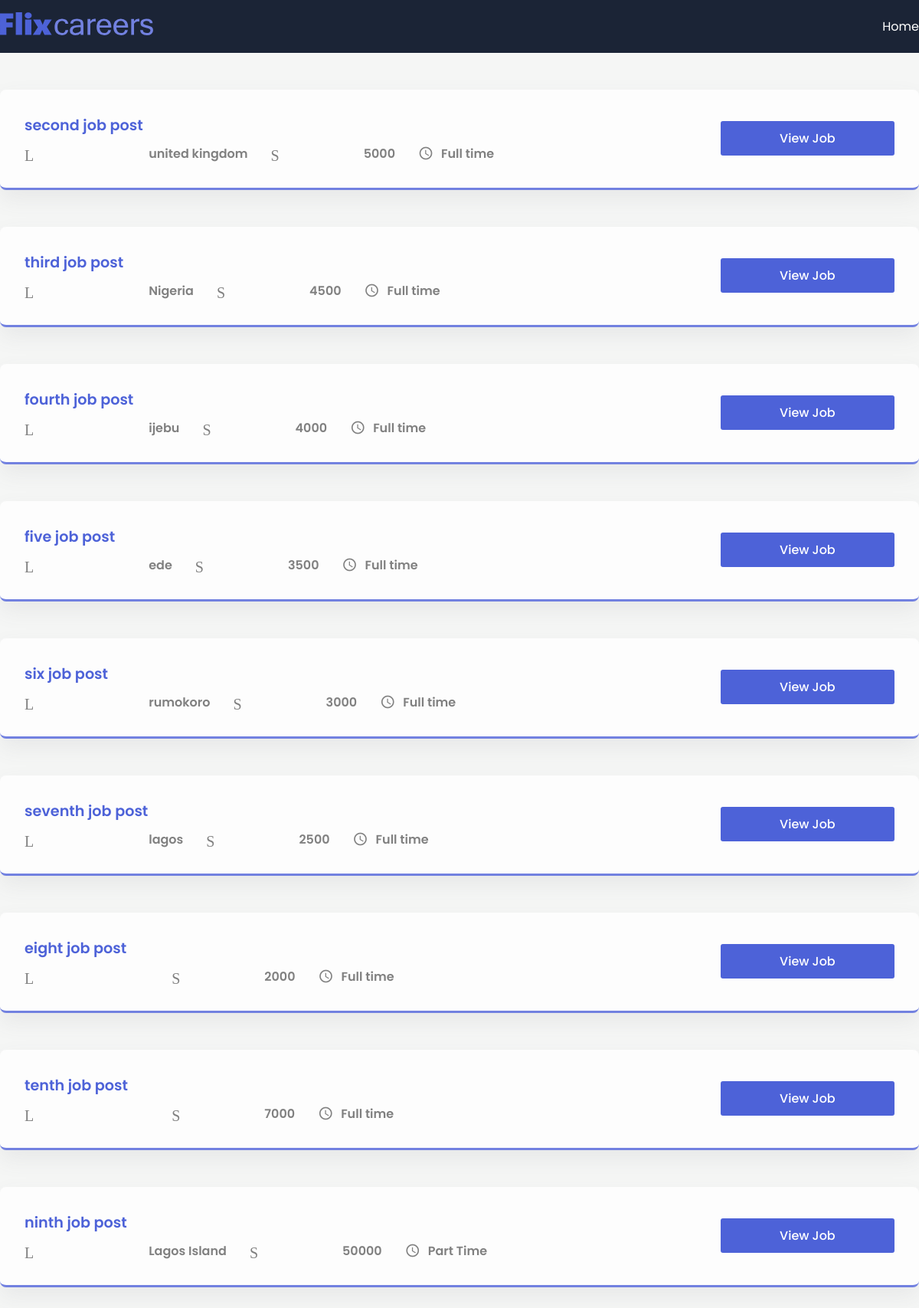
The page / on the database its author committed.
### app/models.py (models this page shows, shortened)
class Jobpost(models.Model):
    JOB_TYPE_CHOICES = {
        ('Full Time', 'Full Time'),
        ('Part Time', 'Part Time'),
    }
    title = models.CharField(max_length=100)
    description = models.TextField()
    date = models.DateTimeField(auto_now_add=True)
    expire = models.DateField(null = True)
    salary = models.IntegerField()
    slug = models.SlugField(null=True, max_length=30, unique=True)
    location = models.OneToOneField(Location, on_delete=models.CASCADE,null=True)
    author = models.ForeignKey(Author, on_delete=models.CASCADE, null=True)
    skills = models.ManyToManyField(Skills)
    type = models.CharField(max_length = 150, null=False, choices = JOB_TYPE_CHOICES)

class Location(models.Model):
    street = models.CharField(max_length=100)
    city = models.CharField(max_length=100)
    state = models.CharField(max_length=100)
    country = models.CharField(max_length=100)
    zip = models.CharField(max_length=100)

### app/views.py (the view)
# urls.py: path('', job_list, name='jobs_home'),
def job_list(request):
    jobs = Jobpost.objects.all()
    context = {"jobs": jobs }
    return render (request, "app/index.html", context)

### app/templates/app/index.html (shortened to what this page needs)
{% extends "base.html" %}
{% block content %}
<section>
    <div class="container">
      {% for job in jobs %}
      <div class="post">
        <div class="job-info">
          <h1 class="job-title">{{job.title}}</h1>
          <div class="job-des">
            <div class="location item">
              <span class="material-icons">Location</span>
              <p>{{job.location.city }}</p>
            </div>
            <div class="budget item">
              <span class="material-icons">Salary</span>
              <p>{{job.salary}}</p>
            </div>
            <div class="time item">
              <span class="material-icons"> schedule </span>
              <p>{{job.type}}</p>
            </div>
          </div>
        </div>
        <div class="buttons">
          <button class="apply">
            <a href="{% url "job_detail" forloop.counter %}">View Job</a>
          </button>
        </div>
      </div>
      {% endfor %}
    </div>
  </section>
{% endblock content %}

### templates/base.html (shortened to what this page needs)
{% load static %}
<!DOCTYPE html>
<html lang="en">
  <head>
    <link rel="stylesheet" href="{% static "app/style.css" %}" />
  </head>
  <body>
    <header>
      <nav>
        <div class="container">
          <div class="logo">
            <img src="{% static "app/logo.svg" %}" alt="" />
          </div>
          <div class="links">
            <a href="{% url "jobs_home" %}">Home</a>
          </div>
        </div>
      </nav>
    </header>
   {% block content %}
   {% endblock content  %}
  </body>
</html>

### app/static/app/style.css (style rules this page uses)
* { margin: 0; padding: 0; box-sizing: border-box; font-family: "Poppins", sans-serif; }
:root { --blue: #4d62d8; --lblue: #7281e0; --card: #fdfdfd; --shadow: #64646f17 0px 12px 29px 0px; --nav: #1b2436; }
body { background: #f5f6f5; }
button { border: none; outline: none; cursor: pointer; border-radius: 3px; }
nav { background: var(--nav); padding: 1em 0; }
a { text-decoration: none; color: white; }
.container { max-width: 1200px; margin: auto; }
nav .container { display: flex; align-items: center; justify-content: space-between; color: white; }
.logo { width: 200px; }
img { width: 100%; }
.links { display: flex; align-items: center; justify-content: center; }
.links a { color: white; margin-left: 30px; font-size: 1rem; font-weight: 400; }
.post { background: var(--card); border-radius: 8px; padding: 2em; box-shadow: var(--shadow); margin-top: 3em; display: grid; align-items: center; grid-template-columns: 8fr 2fr; border-bottom: 3px solid var(--lblue); }
.buttons { display: grid; grid-template-columns: repeat(1, 1fr); gap: 20px; }
.post:last-child { margin-bottom: 5em; }
.item { display: flex; align-items: center; margin-left: 30px; }
.item:first-child { margin-left: 0; }
.job-des { display: flex; align-items: center; }
.item span { margin-right: 10px; font-size: 20px !important; color: gray; }
.item p { font-size: 1rem; font-weight: 600; color: gray; }
.apply { background: var(--blue); height: 45px; padding: 0 40px; color: white; font-size: 1rem; font-weight: 500; }
.job-title { font-size: 1.2rem; font-weight: 600; margin-bottom: 10px; color: var(--blue); }
button { cursor: pointer; }

### rows shown on the page
Jobpost: title "second job post", location.city "united kingdom", salary "5000", type "Full time"
Jobpost: title "third job post", location.city "Nigeria", salary "4500", type "Full time"
Jobpost: title "fourth job post", location.city "ijebu", salary "4000", type "Full time"
Jobpost: title "five job post", location.city "ede", salary "3500", type "Full time"
Jobpost: title "six job post", location.city "rumokoro", salary "3000", type "Full time"
Jobpost: title "seventh job post", location.city "lagos", salary "2500", type "Full time"
Jobpost: title "eight job post", salary "2000", type "Full time"
Jobpost: title "tenth job post", salary "7000", type "Full time"
Jobpost: title "ninth job post", location.city "Lagos Island", salary "50000", type "Part Time"
